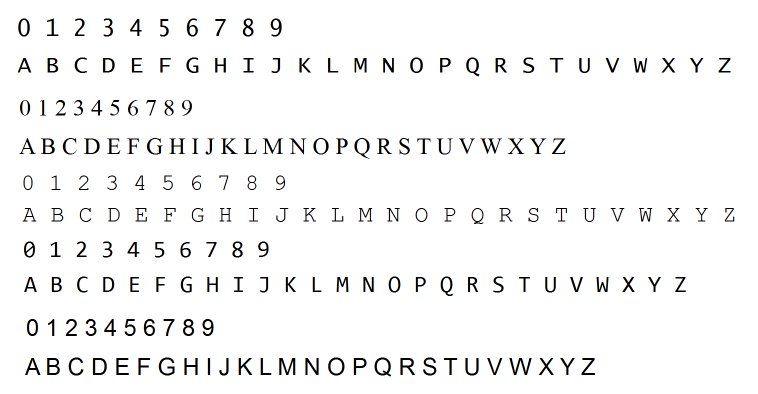
#> input picture Project/code/training_chars.png, 1516 x 788 px (shown at 1/2 size)
$ python -i GenData.py   (imports and definitions only)   (older library calls are emulated)
#> lines starting #> are read from the running program, lines starting #| are printed output that depends on the picture; after the words box and inside, x2 and y2 are one past the last pixel; in counts of white or black regions, pixels touching at a corner belong together
# GenData.py
import numpy as np
import cv2
import TrainAndTest as tr

# module level variables ##########################################################################
MIN_CONTOUR_AREA = 100
MAX_CONTOUR_AREA = 1000
modeAppend=1
RESIZED_IMAGE_WIDTH = 20
RESIZED_IMAGE_HEIGHT = 30
def Train(img):
#> called with img = 'training_chars.png'
    imgTrainingNumbers = cv2.imread(img)            # read in training numbers image
#> imgTrainingNumbers is the input picture: shape (788, 1516, 3); mean B, G, R 245.2, 245.2, 245.2

    if imgTrainingNumbers is None:                          # if image was not read successfully
        print ("error: image not read from file \n\n")        # print error message to std out
        return                                              # and exit function (which exits program)
    imgGray = cv2.cvtColor(imgTrainingNumbers, cv2.COLOR_RGB2GRAY)          # get grayscale image
    imgBlurred = cv2.GaussianBlur(imgGray, (5,5), 0)                        # blur
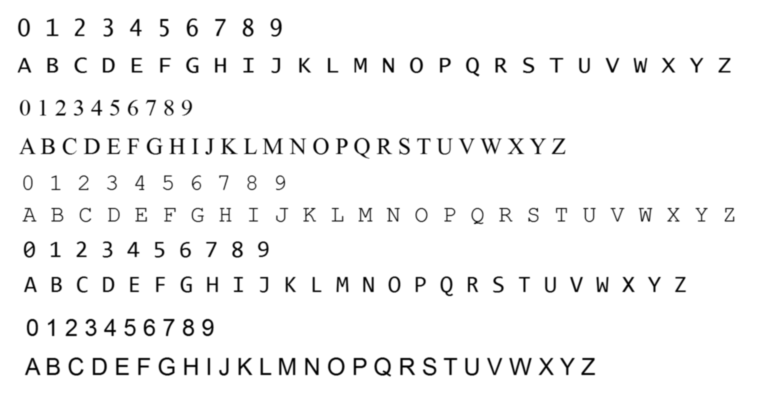
#> imgBlurred: shape (788, 1516) (shown at 1/2 size); min 0, max 255, mean 245.2
    kernel = np.ones((1, 1), np.uint8)
    imgBlurred = cv2.dilate(imgBlurred, kernel, iterations=1)
    imgBlurred = cv2.erode(imgBlurred, kernel, iterations=1)
                                                        # filter image from grayscale to black and white
    imgThresh = cv2.adaptiveThreshold(imgBlurred,                           # input image
                                      255,                                  # make pixels that pass the threshold full white
                                      cv2.ADAPTIVE_THRESH_GAUSSIAN_C,       # use gaussian rather than mean, seems to give better results
                                      cv2.THRESH_BINARY,                # invert so foreground will be white, background will be black
                                      11,                                   # size of a pixel neighborhood used to calculate threshold value
                                      2)                                    # constant subtracted from the mean or weighted mean
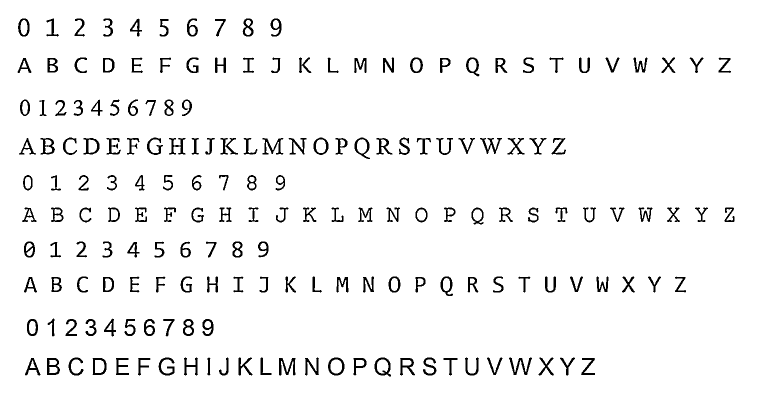
#> imgThresh: shape (788, 1516) (shown at 1/2 size); 95.5% white; 180 black regions

    cv2.imshow("imgThresh", imgThresh)      # show threshold image for reference

    imgThreshCopy = imgThresh.copy()        # make a copy of the thresh image, this in necessary b/c findContours modifies the image

    imgContours, npaContours, npaHierarchy = cv2.findContours(imgThreshCopy,        # input image, make sure to use a copy since the function will modify this image in the course of finding contours
                                                 cv2.RETR_LIST,                 # retrieve the outermost contours only
                                                 cv2.CHAIN_APPROX_SIMPLE)	           # compress horizontal, vertical, and diagonal segments and leave only their end points
#> npaContours = 251 contours; largest, box (x1, y1, x2, y2) and area: (0, 0, 1516, 788) 1192305, (748, 714, 783, 754) 1029, (655, 714, 690, 752) 1011, (708, 274, 741, 319) 934, (184, 715, 214, 751) 901; npaHierarchy = 251 rows, first 6: [1, -1, -1, -1], [2, 0, -1, -1], [3, 1, -1, -1], [4, 2, -1, -1], [5, 3, -1, -1], [6, 4, -1, -1]

														                        # declare empty numpy array, we will use this to write to file later
																				   # zero rows, enough cols to hold all image data
    npaFlattenedImages =  np.empty((0, RESIZED_IMAGE_WIDTH * RESIZED_IMAGE_HEIGHT))

    intClassifications = []         # declare empty classifications list, this will be our list of how we are classifying our chars from user input, we will write to file at the end

                                    # possible chars we are interested in are digits 0 through 9, put these in list intValidChars
    intValidChars = [ord('0'), ord('1'), ord('2'), ord('3'), ord('4'), ord('5'), ord('6'), ord('7'), ord('8'), ord('9'),
                     ord('A'), ord('B'), ord('C'), ord('D'), ord('E'), ord('F'), ord('G'), ord('H'), ord('I'), ord('J'),
                     ord('K'), ord('L'), ord('M'), ord('N'), ord('O'), ord('P'), ord('Q'), ord('R'), ord('S'), ord('T'),
                     ord('U'), ord('V'), ord('W'), ord('X'), ord('Y'), ord('Z'), ord('+'), ord('*'), ord('/'), ord('-'),
					 ord('('), ord(')'), ord('x'), ord('y'), ord('z'), ord('a'), ord('b'), ord('c')]
    allContoursWithData=[]
    for npaContour in npaContours:                             	                        # for each contour
        contourWithData = tr.ContourWithData()                                          # instantiate a contour with data object
        contourWithData.npaContour = npaContour                                         # assign contour to contour with data
        contourWithData.boundingRect = cv2.boundingRect(contourWithData.npaContour)     # get the bounding rect
        contourWithData.calculateRectTopLeftPointAndWidthAndHeight()                    # get bounding rect info
        contourWithData.fltArea = cv2.contourArea(contourWithData.npaContour)           # calculate the contour area
        allContoursWithData.append(contourWithData)                                     # add contour with data object to list of all contours with data
#> this loop made 1 pass
#> after the loop, allContoursWithData = []

    print(allContoursWithData)
    validContoursWithData=[]
    for contourWithData in allContoursWithData:                 # for all contours
        if contourWithData.checkIfContourIsValid():             # check if valid
            validContoursWithData.append(contourWithData)       # if so, append to valid contour list
    validContoursWithData=tr.adjustOverlaps(validContoursWithData)
#    print(validContoursWithData)
    for npaContour in validContoursWithData:                         # for each contour
													# draw rectangle around each contour as we ask user for input
        cv2.rectangle(imgTrainingNumbers,           # draw rectangle on original training image
                      (npaContour.intRectX, npaContour.intRectY),                 # upper left corner
                      (npaContour.intRectX+npaContour.intRectWidth,npaContour.intRectY+npaContour.intRectHeight),        # lower right corner
                      (0, 255, 0),                  # green
                      2)                            # thickness

        imgROI = imgThresh[npaContour.intRectY:npaContour.intRectY+npaContour.intRectHeight, npaContour.intRectX:npaContour.intRectX+npaContour.intRectWidth]                                  # crop char out of threshold image
        imgROIResized = cv2.resize(imgROI, (RESIZED_IMAGE_WIDTH, RESIZED_IMAGE_HEIGHT))     # resize image, this will be more consistent for recognition and storage

        cv2.imshow("imgROI", imgROI)                    # show cropped out char for reference
        cv2.imshow("imgROIResized", imgROIResized)      # show resized image for reference
        cv2.imshow("training_numbers.png", imgTrainingNumbers)      # show training numbers image, this will now have red rectangles drawn on it

        intChar = cv2.waitKey(0)                     # get key press

        if intChar == 27:                   # if esc key was pressed
            cv2.destroyAllWindows()                      # exit program
            return
        elif intChar in intValidChars:      # else if the char is in the list of chars we are looking for . . .

            intClassifications.append(intChar)                                                # append classification char to integer list of chars (we will convert to float later before writing to file)

            npaFlattenedImage = imgROIResized.reshape((1, RESIZED_IMAGE_WIDTH * RESIZED_IMAGE_HEIGHT))  # flatten image to 1d numpy array so we can write to file later
            npaFlattenedImages = np.append(npaFlattenedImages, npaFlattenedImage, 0)                    # add current flattened impage numpy array to list of flattened image numpy arrays
        cv2.rectangle(imgTrainingNumbers,           # draw rectangle on original training image
                      (npaContour.intRectX, npaContour.intRectY),                 # upper left corner
                      (npaContour.intRectX+npaContour.intRectWidth,npaContour.intRectY+npaContour.intRectHeight),        # lower right corner
                      (0, 0, 255),                  # red
                      2)                            # thickness
    fltClassifications = np.array(intClassifications, np.float32)                   # convert classifications list of ints to numpy array of floats

    npaClassifications = fltClassifications.reshape((fltClassifications.size, 1))   # flatten numpy array of floats to 1d so we can write to file later

    print ("\n\ntraining complete !!\n")
    if (modeAppend==1):
	    f1=open("learned/classifications.txt",'ab')
	    np.savetxt(f1, npaClassifications)           # write flattened images to file
	    f1.close()
	    f2=open("learned/flattened_images.txt", 'ab')
	    np.savetxt(f2, npaFlattenedImages)
	    f2.close()
    else:
	    np.savetxt("learned/classifications.txt", npaClassifications)           # write flattened images to file
	    np.savetxt("learned/flattened_images.txt", npaFlattenedImages)          #
    cv2.destroyAllWindows()             # remove windows from memory

    return

###################################################################################################
img="../images/training/"
# [8 lines of commented-out code are left out]

#> (the run stopped early here; a loop or call above may not have finished)
